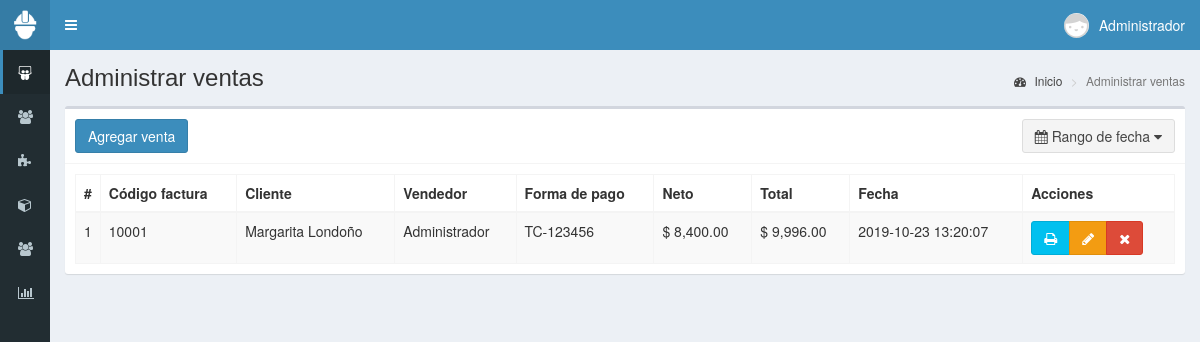
The page /administrarVentas (signed in) on the database its author committed.
### tables this page shows
CREATE TABLE IF NOT EXISTS `ventas` (
  `id` int(11) NOT NULL AUTO_INCREMENT,
  `codigo` int(11) NOT NULL,
  `id_cliente` int(11) NOT NULL,
  `id_vendedor` int(11) NOT NULL,
  `productos` text NOT NULL,
  `impuesto` float NOT NULL,
  `neto` float NOT NULL,
  `total` float NOT NULL,
  `metodo_pago` text NOT NULL,
  `fecha` timestamp NOT NULL DEFAULT current_timestamp() ON UPDATE current_timestamp(),
  PRIMARY KEY (`id`)
);

CREATE TABLE IF NOT EXISTS `clientes` (
  `id` int(11) NOT NULL AUTO_INCREMENT,
  `nombre` text NOT NULL,
  `documento` int(11) NOT NULL,
  `email` text NOT NULL,
  `telefono` text NOT NULL,
  `direccion` text NOT NULL,
  `fecha_nacimiento` date NOT NULL,
  `compras` int(11) NOT NULL,
  `ultima_compra` datetime NOT NULL,
  `fecha` timestamp NOT NULL DEFAULT current_timestamp() ON UPDATE current_timestamp(),
  PRIMARY KEY (`id`)
);

CREATE TABLE IF NOT EXISTS `usuarios` (
  `id` int(11) NOT NULL AUTO_INCREMENT,
  `nombre` text NOT NULL,
  `usuario` text NOT NULL,
  `password` text NOT NULL,
  `perfil` text NOT NULL,
  `foto` text NOT NULL,
  `estado` int(11) NOT NULL,
  `ultimo_login` datetime NOT NULL,
  `fecha` timestamp NOT NULL DEFAULT current_timestamp() ON UPDATE current_timestamp(),
  PRIMARY KEY (`id`)
);

### controladores/plantilla.controlador.php (called while the page is built)
<?php
	class ControladorPlantilla{
		static public function ctrPlantilla(){
			include "vistas/plantilla.php";
		}
	}

### index.php (called while the page is built, shortened)
<?php
	require_once "controladores/plantilla.controlador.php";
	require_once "controladores/usuarios.controlador.php";
	require_once "controladores/categorias.controlador.php";
	require_once "controladores/clientes.controlador.php";
	require_once "controladores/ventas.controlador.php";
	require_once "modelos/usuarios.modelos.php";
	require_once "modelos/clientes.modelos.php";
	require_once "modelos/ventas.modelos.php";
	$plantilla = new ControladorPlantilla();
	$plantilla -> ctrPlantilla();
?>

### controladores/ventas.controlador.php (called while the page is built, shortened)
<?php
class ControladorVentas{
	static public function ctrRangoFechasVentas($fechaInicial, $fechaFinal){
		$tabla = "ventas";
		$respuesta = ModeloVentas::mdlRangoFechasVentas($tabla, $fechaInicial, $fechaFinal);
		return $respuesta;
	}
}

### modelos/conexion.php (called while the page is built)
<?php
	class Conexion{
		static public function conectar(){
			$link = new PDO("mysql:host=localhost;dbname=pos",
							"root",
							"");
			$link->exec("set names utf8");
			return $link;
		}
	}
?>

### modelos/ventas.modelos.php (called while the page is built, shortened)
<?php
require_once "conexion.php";
class ModeloVentas{
	static public function mdlRangoFechasVentas($tabla, $fechaInicial, $fechaFinal){
		if($fechaInicial == null){
			$stmt = Conexion::conectar()->prepare("SELECT * FROM $tabla ORDER BY id ASC");
			$stmt -> execute();
			return $stmt -> fetchAll();
		}else if($fechaInicial == $fechaFinal){
			$stmt = Conexion::conectar()->prepare("SELECT * FROM $tabla WHERE fecha like '%$fechaFinal%'");
			$stmt -> bindParam(":fecha", $fechaFinal, PDO::PARAM_STR);
			$stmt -> execute();
			return $stmt -> fetchAll();
		}
	}
}

### controladores/clientes.controlador.php (called while the page is built, shortened)
<?php
	class ControladorClientes{
		static public function ctrMostrarClientes($item, $valor){
			$tabla = "clientes";
			$respuesta = ModeloClientes::mdlMostrarClientes($tabla, $item, $valor);
			return $respuesta;
		}
	}

### modelos/clientes.modelos.php (called while the page is built, shortened)
<?php
require_once "conexion.php";
class ModeloClientes{
	static public function mdlMostrarClientes($tabla, $item, $valor){
		if($item != null){
			$stmt = Conexion::conectar()->prepare("SELECT * FROM $tabla WHERE $item = :$item");
			$stmt -> bindParam(":".$item, $valor, PDO::PARAM_STR);
			$stmt -> execute();
			return $stmt -> fetch();
		}else{
			$stmt = Conexion::conectar()->prepare("SELECT * FROM $tabla");
			$stmt -> execute();
			return $stmt -> fetchAll();
		}
	}
}

### controladores/usuarios.controlador.php (called while the page is built, shortened)
<?php
class ControladorUsuarios{
	static public function ctrMostrarUsuarios($item, $valor){
		$tabla = "usuarios";
		$respuesta = ModeloUsuarios::MdlMostrarUsuarios($tabla, $item, $valor);
		return $respuesta;
	}
}

### modelos/usuarios.modelos.php (called while the page is built, shortened)
<?php
require_once "conexion.php";
class ModeloUsuarios{
	static public function mdlMostrarUsuarios($tabla, $item, $valor){
		if($item != null){
			$stmt = Conexion::conectar()->prepare("SELECT * FROM $tabla WHERE $item = :$item");
			$stmt -> bindParam(":".$item, $valor, PDO::PARAM_STR);
			$stmt -> execute();
			return $stmt -> fetch();
		}else{
			$stmt = Conexion::conectar()->prepare("SELECT * FROM $tabla");
			$stmt -> execute();
			return $stmt -> fetchAll();
		}
	}
}

### vistas/modulos/administrarVentas.php (the view, shortened to what this page needs)
<div class="content-wrapper">
  <section class="content-header">
    <h1>
      Administrar ventas
    </h1>
    <ol class="breadcrumb">
      <li><a href="inicio"><i class="fa fa-dashboard"></i> Inicio</a></li>
      <li class="active">Administrar ventas</li>
    </ol>
  </section>
  <section class="content">
    <div class="box">
      <div class="box-header with-border">
        <a href="crearVentas">
          <button class="btn btn-primary">
            Agregar venta
          </button>
        </a>
        <button type="button" class="btn btn-default pull-right" id="daterange-btn">
          <span>
            <i class="fa fa-calendar"></i> Rango de fecha
          </span>
          <i class="fa fa-caret-down"></i>
        </button>
      </div>
      <div class="box-body">
       <table class="table table-bordered table-striped dt-responsive tablas" width="100%">
        <thead>
         <tr>
           <th style="width:10px">#</th>
           <th>Código factura</th>
           <th>Cliente</th>
           <th>Vendedor</th>
           <th>Forma de pago</th>
           <th>Neto</th>
           <th>Total</th>
           <th>Fecha</th>
           <th>Acciones</th>
         </tr>
        </thead>
        <tbody>
        <?php
          if(isset($_GET["fechaInicial"])){
            $fechaInicial = $_GET["fechaInicial"];
            $fechaFinal = $_GET["fechaFinal"];
          }else{
            $fechaInicial = null;
            $fechaFinal = null;
          }
          $respuesta = ControladorVentas::ctrRangoFechasVentas($fechaInicial, $fechaFinal);
          foreach ($respuesta as $key => $value) {
           echo '<tr>
                  <td>'.($key+1).'</td>
                  <td>'.$value["codigo"].'</td>';
                  $itemCliente = "id";
                  $valorCliente = $value["id_cliente"];
                  $respuestaCliente = ControladorClientes::ctrMostrarClientes($itemCliente, $valorCliente);
                  echo '<td>'.$respuestaCliente["nombre"].'</td>';
                  $itemUsuario = "id";
                  $valorUsuario = $value["id_vendedor"];
                  $respuestaUsuario = ControladorUsuarios::ctrMostrarUsuarios($itemUsuario, $valorUsuario);
                  echo '<td>'.$respuestaUsuario["nombre"].'</td>
                  <td>'.$value["metodo_pago"].'</td>
                  <td>$ '.number_format($value["neto"],2).'</td>
                  <td>$ '.number_format($value["total"],2).'</td>
                  <td>'.$value["fecha"].'</td>
                  <td>
                    <div class="btn-group">
                      <button class="btn btn-info btnImprimirFactura" codigoVenta="'.$value["codigo"].'">
                        <i class="fa fa-print"></i>
                      </button>';
                      if ($_SESSION["perfil"] == "Administrador") {
                        echo '<button class="btn btn-warning btnEditarVenta" idVenta="'.$value["id"].'"><i class="fa fa-pencil"></i></button>
                              <button class="btn btn-danger btnEliminarVenta" idVenta="'.$value["id"].'"><i class="fa fa-times"></i></button>';
                      }
                    echo '</div>
                  </td>
                </tr>';
            }
        ?>
        </tbody>
       </table>
      </div>
    </div>
  </section>
</div>

### rows shown on the page
ventas: codigo "10001", id_cliente.nombre "Margarita Londoño", usuarios.nombre "Administrador", metodo_pago "TC-123456", neto "8,400.00", total "9,996.00", fecha "2019-10-23 13:20:07"

### other values the page prints
$_SESSION["nombre"] "Administrador"
